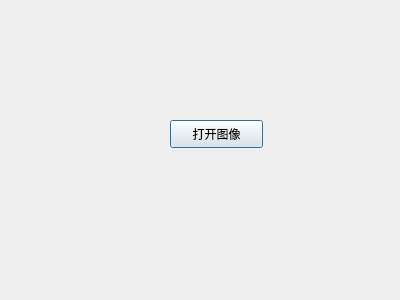
<?xml version="1.0" encoding="UTF-8"?>
<ui version="4.0">
 <class>Test_Dialog</class>
 <widget class="QDialog" name="Test_Dialog">
  <property name="geometry">
   <rect>
    <x>0</x>
    <y>0</y>
    <width>400</width>
    <height>300</height>
   </rect>
  </property>
  <property name="windowTitle">
   <string>Dialog</string>
  </property>
  <widget class="QPushButton" name="pushButton">
   <property name="geometry">
    <rect>
     <x>170</x>
     <y>120</y>
     <width>93</width>
     <height>28</height>
    </rect>
   </property>
   <property name="text">
    <string>打开图像</string>
   </property>
  </widget>
 </widget>
 <resources/>
 <connections/>
</ui>
